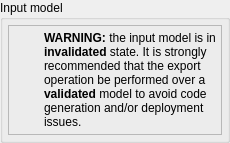
            <widget class="QGroupBox" name="input_model_gb">
             <property name="title">
              <string>Input model</string>
             </property>
             <layout class="QVBoxLayout" name="verticalLayout_2">
              <property name="leftMargin">
               <number>5</number>
              </property>
              <property name="topMargin">
               <number>5</number>
              </property>
              <property name="rightMargin">
               <number>5</number>
              </property>
              <property name="bottomMargin">
               <number>5</number>
              </property>
              <item>
               <widget class="QFrame" name="alert_frm">
                <property name="sizePolicy">
                 <sizepolicy hsizetype="Preferred" vsizetype="Fixed">
                  <horstretch>0</horstretch>
                  <verstretch>0</verstretch>
                 </sizepolicy>
                </property>
                <property name="minimumSize">
                 <size>
                  <width>0</width>
                  <height>48</height>
                 </size>
                </property>
                <property name="frameShape">
                 <enum>QFrame::Shape::StyledPanel</enum>
                </property>
                <property name="frameShadow">
                 <enum>QFrame::Shadow::Raised</enum>
                </property>
                <layout class="QGridLayout" name="gridLayout_3">
                 <property name="leftMargin">
                  <number>5</number>
                 </property>
                 <property name="topMargin">
                  <number>5</number>
                 </property>
                 <property name="rightMargin">
                  <number>5</number>
                 </property>
                 <property name="bottomMargin">
                  <number>5</number>
                 </property>
                 <property name="spacing">
                  <number>5</number>
                 </property>
                 <item row="0" column="0">
                  <widget class="QLabel" name="icon_lbl">
                   <property name="minimumSize">
                    <size>
                     <width>25</width>
                     <height>25</height>
                    </size>
                   </property>
                   <property name="maximumSize">
                    <size>
                     <width>25</width>
                     <height>25</height>
                    </size>
                   </property>
                   <property name="text">
                    <string/>
                   </property>
                   <property name="textFormat">
                    <enum>Qt::TextFormat::AutoText</enum>
                   </property>
                   <property name="pixmap">
                    <pixmap resource="../../res/resources.qrc">:/icons/icons/alert.png</pixmap>
                   </property>
                   <property name="scaledContents">
                    <bool>true</bool>
                   </property>
                  </widget>
                 </item>
                 <item row="0" column="1">
                  <widget class="QLabel" name="message_lbl">
                   <property name="font">
                    <font>
                     <bold>false</bold>
                     <underline>false</underline>
                     <strikeout>false</strikeout>
                     <kerning>true</kerning>
                    </font>
                   </property>
                   <property name="text">
                    <string>&lt;strong&gt;WARNING:&lt;/strong&gt; the input model is in &lt;strong&gt;invalidated&lt;/strong&gt; state. It is strongly recommended that the export operation be performed over a &lt;strong&gt;validated&lt;/strong&gt; model to avoid code generation and/or deployment issues.</string>
                   </property>
                   <property name="wordWrap">
                    <bool>true</bool>
                   </property>
                  </widget>
                 </item>
                </layout>
               </widget>
              </item>
             </layout>
            </widget>
